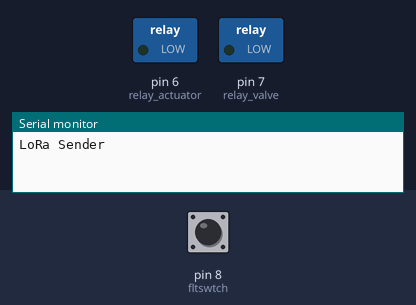
Simulated run of this sketch. Board: Arduino Uno, built with avr-gcc and run on an emulated ATmega328P. Parts: switched loads named in the sketch (green lamp = pin HIGH), the last lines printed to the serial monitor. Inputs (shaded band) come from the test bench; at power-on: pin 8 (fltswtch) HIGH. No radio packets arrive unless stated.

Above: at 0.1 s.
At 31.6 s:
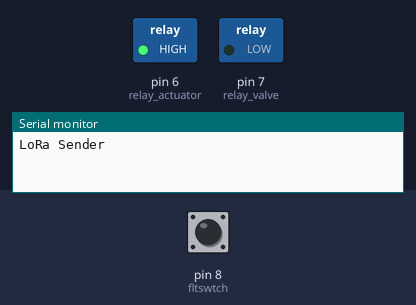
At 96.8 s:
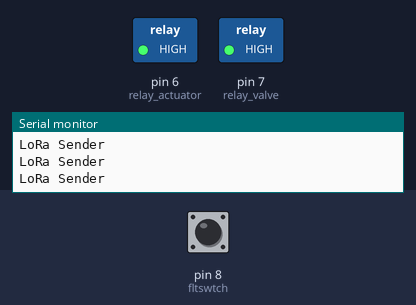
Timing chart, 0 to 128.2 s (numbered marks = the images above):
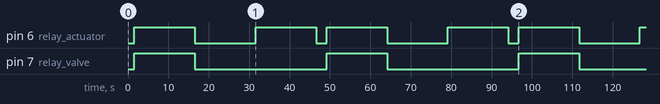

The sketch:

tyl.ino
```cpp
#include <SPI.h>
#include <LoRa.h>

const int fltswtch = 8;
const int relay_valve = 7;
const int relay_actuator = 6;

String uniqueID = "dev_1";
int floatState;
void(* resetFunc) (void) = 0; //declare reset function at address 0

void setup() {
  Serial.begin(9600);
  Serial.println("LoRa Sender");

  if (!LoRa.begin(433E6)) {
    Serial.println("Starting LoRa failed!");
    while(1);
  }

  LoRa.setSyncWord(0xF3);
  LoRa.setTxPower(20);

  pinMode(relay_valve, OUTPUT);
  pinMode(relay_actuator, OUTPUT);
  pinMode(fltswtch, INPUT_PULLUP);
}

void loop() {
  floatState = digitalRead(fltswtch);
  printID();

  if (floatState == HIGH) {
    LoRa.print('1');
    LoRa.print('>');
    LoRa.endPacket();
    delay(1500);
    startProcess();
    delay(1000);
    endProcess();

  } else if (floatState == LOW) {
    LoRa.print('0');
    LoRa.print('>');
    LoRa.endPacket();
  }

  delay(1000);
}

void printID() {
  LoRa.beginPacket();
  LoRa.print('<');
  LoRa.print(uniqueID);
  LoRa.print(',');
}

void startProcess() {
  digitalWrite(relay_valve, HIGH);
  digitalWrite(relay_actuator, HIGH);
  delay(15000);
  digitalWrite(relay_valve, LOW);
  digitalWrite(relay_actuator, LOW);
  delay(15000);
  digitalWrite(relay_actuator, HIGH);
  delay(15000);
  digitalWrite(relay_actuator, LOW);
}

void endProcess(){
  digitalWrite(relay_actuator, LOW);
  digitalWrite(relay_valve, LOW);
  resetFunc();
}
```

Measured:
- by itself, pin 6 (relay_actuator): repeats every 47.6 s: HIGH 15.0 s, LOW 2.6 s, HIGH 15.0 s, LOW 15.0 s
- by itself, pin 7 (relay_valve): alternates HIGH for 15.0 s and LOW for 32.6 s
